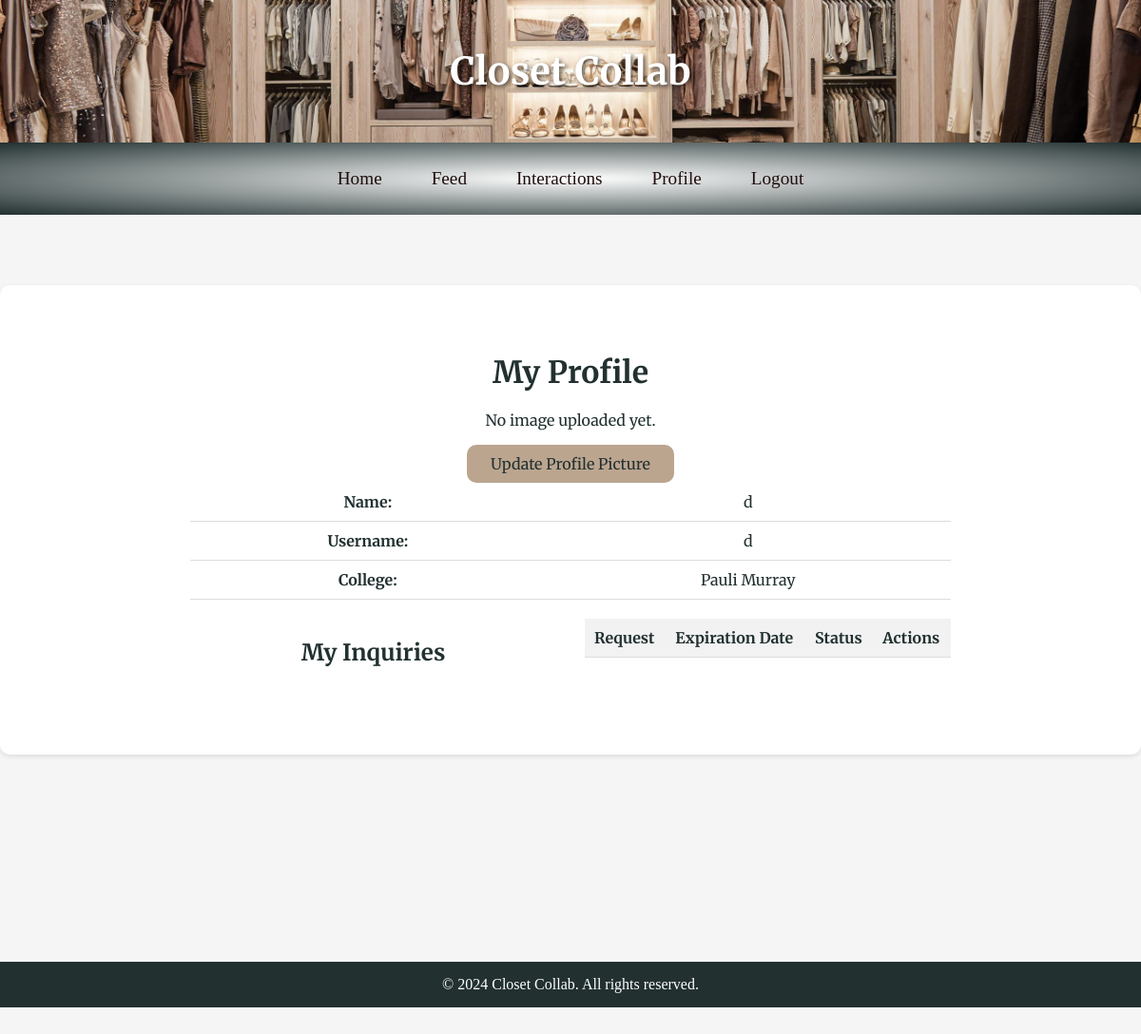
Screenshot of /profile (signed in) with the database file from the repository.
### tables this page shows
CREATE TABLE "users" (
    id INTEGER PRIMARY KEY AUTOINCREMENT,
    username TEXT UNIQUE NOT NULL,
    password TEXT NOT NULL,
    college TEXT NOT NULL,
    email TEXT NOT NULL,
    name TEXT NOT NULL,
    img_path TEXT
);

### app.py (the view)
@app.route("/profile", methods=["GET", "POST"])
@login_required
def profile():
    curUser = session["user_id"]
    db = get_db()
    if request.method == "POST":
        file_path = upload_image("profilePic", "PROFILE_UPLOAD")
        db.execute("UPDATE users SET img_path = ? WHERE id = ?", (file_path, session["user_id"]))
    inquiries = db.execute(
        "SELECT * FROM inquiries WHERE user_id = ? ORDER BY exp_date DESC", (curUser, )).fetchall();
    user = db.execute(
        "SELECT name, username, college FROM users WHERE id = ?", (curUser, )).fetchone();
    pic = db.execute("SELECT img_path FROM users WHERE id = ?", (curUser, )).fetchone();
    if pic:
        img_path = pic[0]  # Access the first column (img_path)
    db.commit()
    return render_template("profile.html", inquiries=inquiries, user=user, picture=img_path)

### app.py (called while the page is built)
def get_db():
    if 'db' not in g:
        g.db = sqlite3.connect('closet.db')
        g.db.row_factory = sqlite3.Row
    return g.db

@app.after_request
def after_request(response):
    response.headers["Cache-Control"] = "no-cache, no-store, must-revalidate"
    response.headers["Expires"] = 0
    response.headers["Pragma"] = "no-cache"
    return response

### helpers.py (called while the page is built)
def login_required(f):
    @wraps(f)
    def decorated_function(*args, **kwargs):
        if session.get("user_id") is None:
            return redirect("/login")
        return f(*args, **kwargs)
    return decorated_function

### templates/profile.html (shortened to what this page needs)
{% extends "layout.html" %}
{% block main %}
<div class="profile-container">
    <h1 class="page-title">My Profile</h1>
    <div class="profile-picture-container">
        {% if picture %}
        <div class="profile-image">
            <img src="{{ url_for('static', filename=picture) }}" alt="User Image" class="profile-image">
        </div>
        {% else %}
        <p>No image uploaded yet.</p>
        {% endif %}
        <button class="btn-primary" id="updatePicture">
            Update Profile Picture
        </button>
    </div>
    <div class="profile-info">
        <table class="profile-table">
            <tbody>
                <tr>
                    <td>Name:</td>
                    <td>{{user.name}}</td>
                </tr>
                <tr>
                    <td>Username:</td>
                    <td>{{user.username}}</td>
                </tr>
                <tr>
                    <td>College:</td>
                    <td>{{user.college}}</td>
                </tr>
            </tbody>
        </table>
    </div>
    <div class="inquiries-container">
        <h2 class="section-title">My Inquiries</h2>
        <table class="inquiry-table">
            <thead>
                <tr>
                    <th>Request</th>
                    <th>Expiration Date</th>
                    <th>Status</th>
                    <th>Actions</th>
                </tr>
            </thead>
            <tbody>
            </tbody>
        </table>
    </div>
</div>
{% endblock %}

### static/style.css (style rules this page uses)
html, body { height: 100%; width: 100%; margin: 0; padding-top: 130px; background-color: whitesmoke; display: flex; flex-direction: column; min-height: 100vh; padding-bottom: 150px; }
.inquiries-container { display: grid !important; grid-template-columns: repeat(2, 1fr) !important; gap: 30px !important; margin: 20px auto !important; width: 100% !important; background: transparent !important; border: none !important; box-shadow: none !important; padding: 0 !important; }
button { transition: background-color 0.3s, border-color 0.3s, color 0.3s; display: inline-block; background-color: #BBA58F; color: #223030; border: none; border-radius: 10px; padding: 10px 25px; text-decoration: none; font-size: 1.0em; cursor: pointer; transition: background-color 0.3s, transform 0.3s; margin: 0 15px; font-family: 'Merriweather', serif; }
.page-title { text-align: center; width: 100%; margin: 20px 0; color: #223030; font-family: 'Merriweather', serif; }
.profile-container { max-width: 800px; margin: 0 auto; padding: 20px; }
.profile-table { width: 100%; border-collapse: collapse; margin-bottom: 20px; }
.profile-table td { padding: 10px; border-bottom: 1px solid #ddd; }
.profile-table td:first-child { font-weight: bold; }
.inquiry-table { width: 100%; border-collapse: collapse; margin-bottom: 20px; }
.inquiry-table th, .inquiry-table td { padding: 10px; border-bottom: 1px solid #ddd; text-align: left; }
.inquiry-table th { background-color: #f2f2f2; }
.btn-primary, .delete-button { margin: 0 5px; }

### rows the page displays
users: name "d", username "d", college "Pauli Murray"
